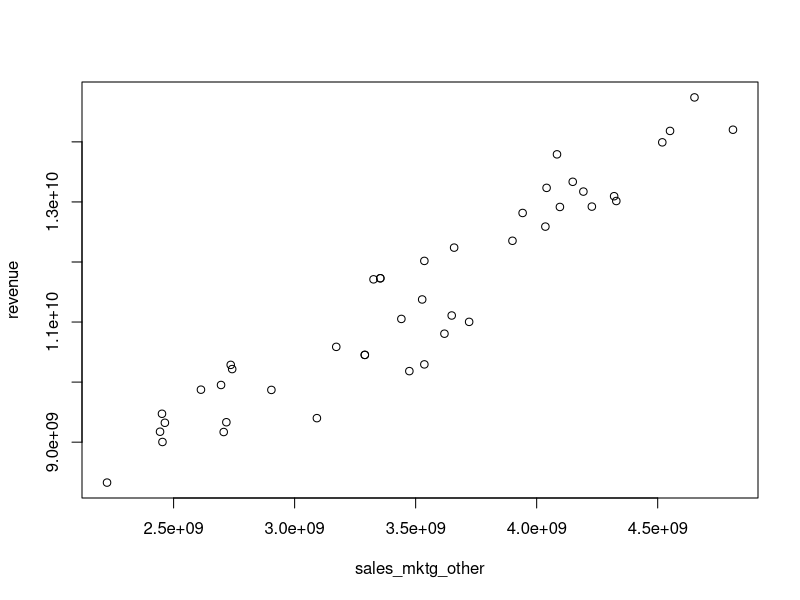
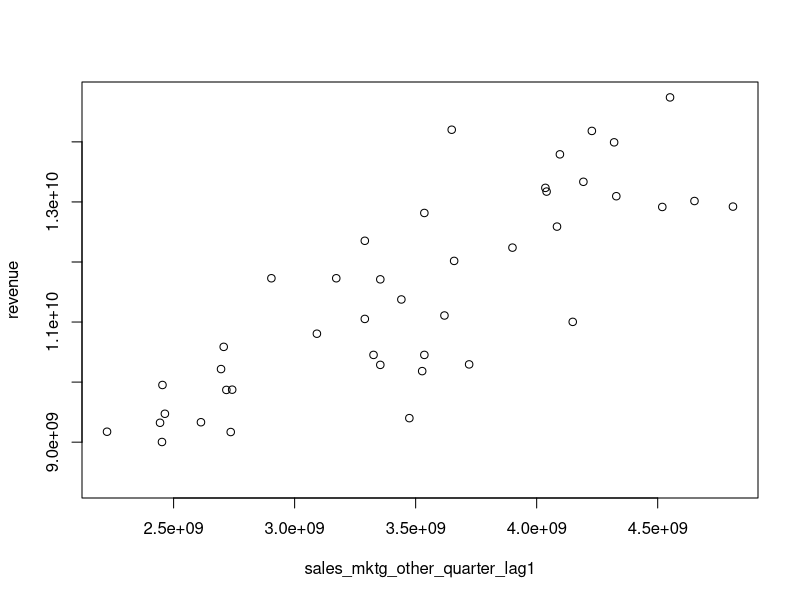
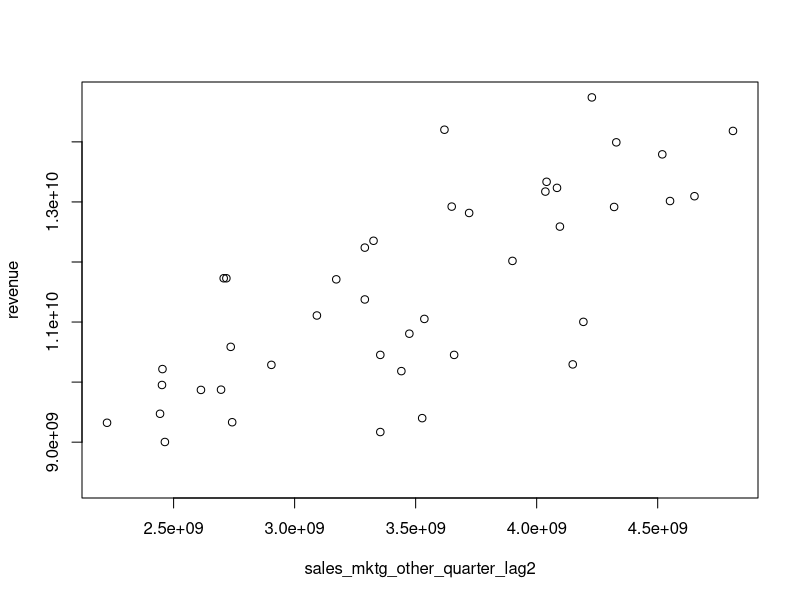
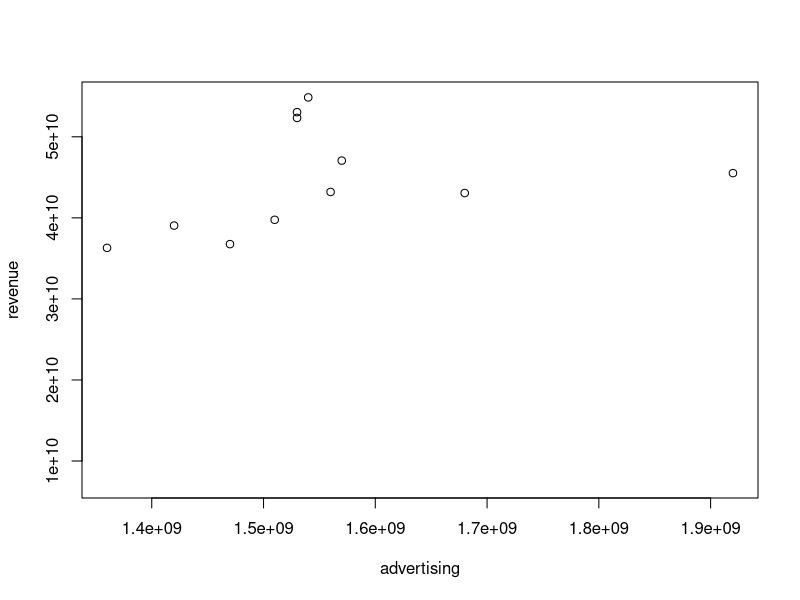
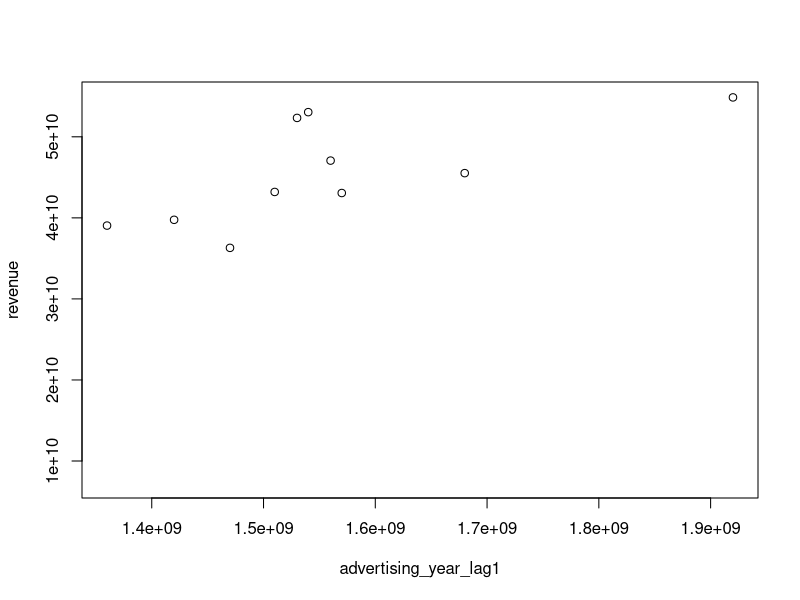

Reproduce these figures in R, in order.
library(readxl)
quarterly <- read_excel("abinbev_quarterly.xlsx")
yearly <- read_excel("abinbev_yearly.xlsx")
market_share <- read_excel("abinbev_market_share.xlsx")




plot(revenue~sales_mktg_other, data=quarterly)
model1 <- lm(revenue~sales_mktg_other, data=quarterly)
summary(model1)

plot(revenue~sales_mktg_other_quarter_lag1, data=quarterly)
model2 <- lm(revenue~sales_mktg_other_quarter_lag1, data=quarterly)
summary(model2)

plot(revenue~sales_mktg_other_quarter_lag2, data=quarterly)
model3 <- lm(revenue~sales_mktg_other_quarter_lag2, data=quarterly)
summary(model3)

plot(revenue~advertising, data=yearly)
model4 <- lm(revenue~advertising, data=yearly)
summary(model4)

plot(revenue~advertising_year_lag1, data=yearly)
model5 <- lm(revenue~advertising_year_lag1, data=yearly)
summary(model5)




model6 <- lm(revenue~sales_mktg_other+year+quarter, data=quarterly)
summary(model6)

model7 <- lm(revenue~sales_mktg_other_quarter_lag1+year+quarter, data=quarterly)
summary(model7)

model8 <- lm(revenue~sales_mktg_other_quarter_lag2+year+quarter, data=quarterly)
summary(model8)

model9 <- lm(revenue~advertising+year, data=yearly)
summary(model9)

model10 <- lm(revenue~advertising_year_lag1+year, data=yearly)
summary(model10)




model11 <- lm(log(revenue)~log(sales_mktg_other), data=quarterly)
summary(model11)

model12 <- lm(log(revenue)~log(sales_mktg_other_quarter_lag1), data=quarterly)
summary(model12)

model13 <- lm(log(revenue)~log(sales_mktg_other_quarter_lag2), data=quarterly)
summary(model13)

model14 <- lm(log(revenue)~log(advertising), data=yearly)
summary(model14)

model15 <- lm(log(revenue)~log(advertising_year_lag1), data=yearly)
summary(model15)




model16 <- lm(log(revenue)~log(sales_mktg_other)+year+quarter, data=quarterly)
summary(model16)

model17 <- lm(log(revenue)~log(sales_mktg_other_quarter_lag1)+year+quarter, data=quarterly)
summary(model17)

model18 <- lm(log(revenue)~log(sales_mktg_other_quarter_lag2)+year+quarter, data=quarterly)
summary(model18)

model19 <- lm(log(revenue)~log(advertising)+year, data=yearly)
summary(model19)

model20 <- lm(log(revenue)~advertising_year_lag1+year, data=yearly)
summary(model20)




model21 <- lm(log(share)~log(advertising), data=market_share)
summary(model21)
model22 <- lm(log(share)~log(advertising)+year, data=market_share)
summary(model22)
